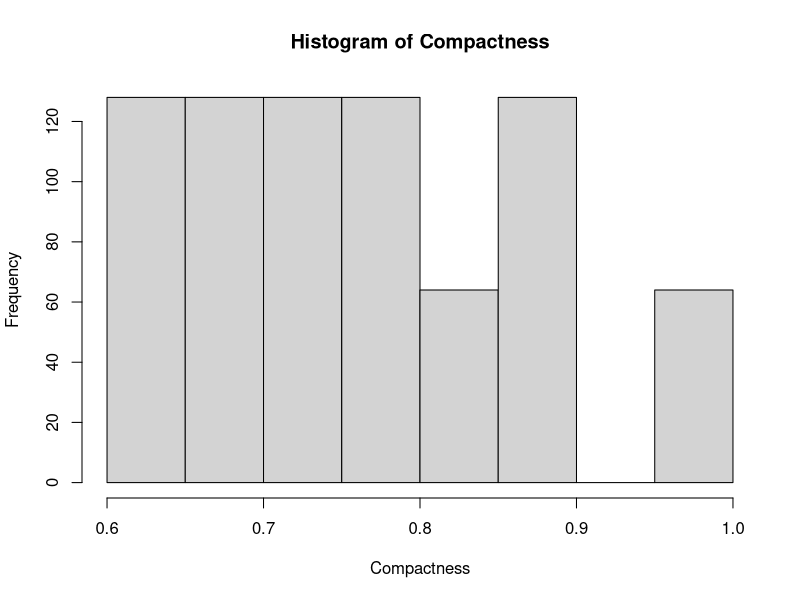
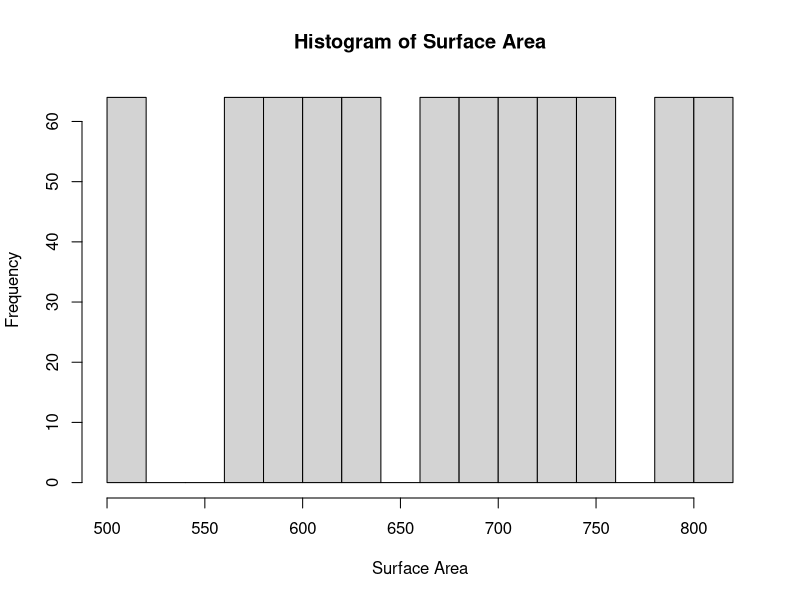
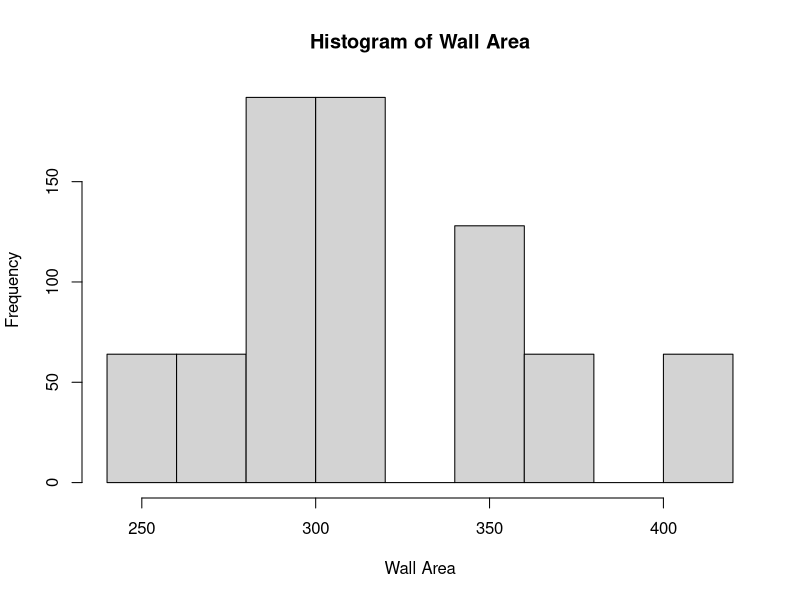
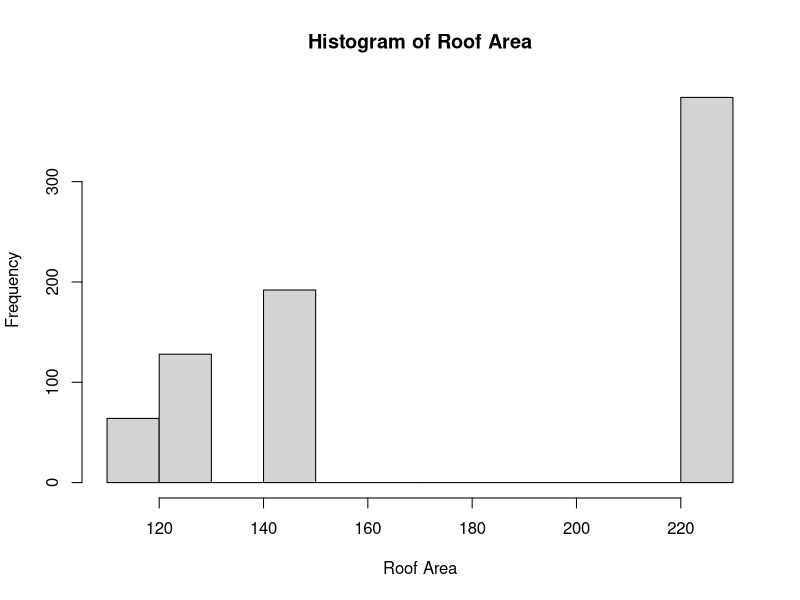
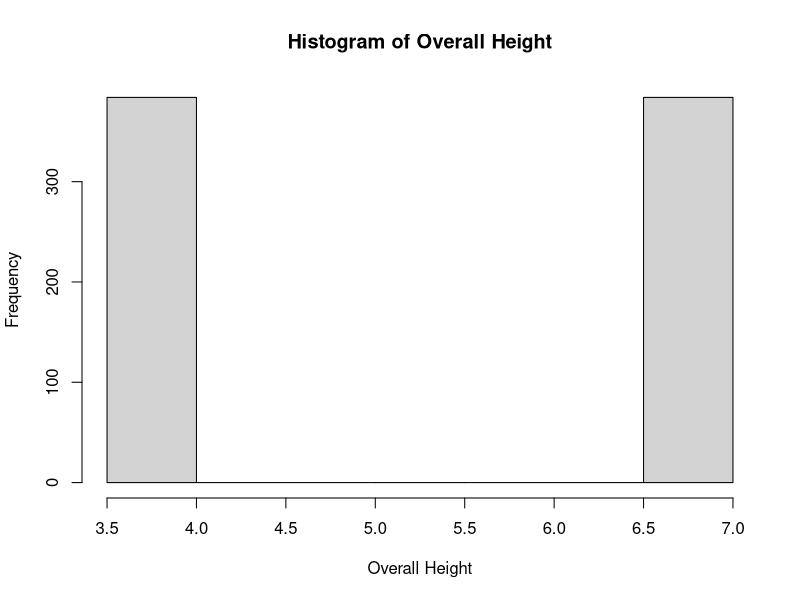
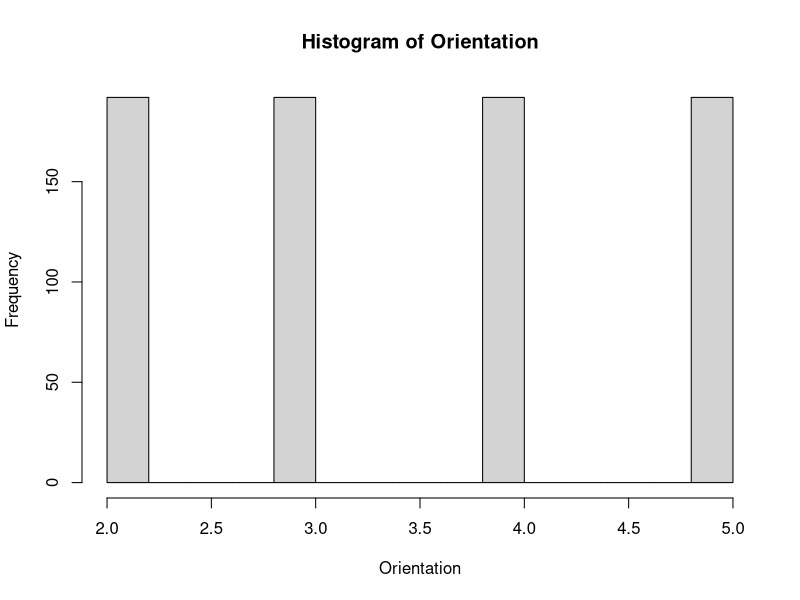
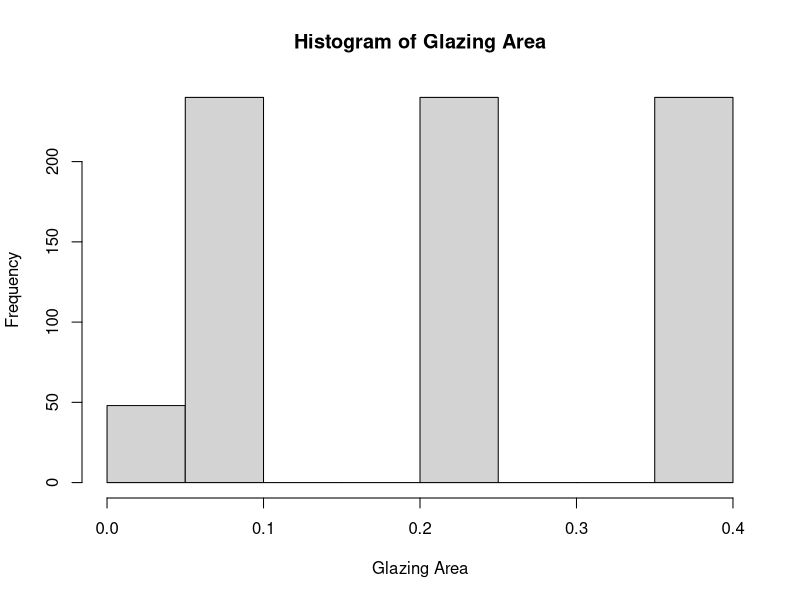
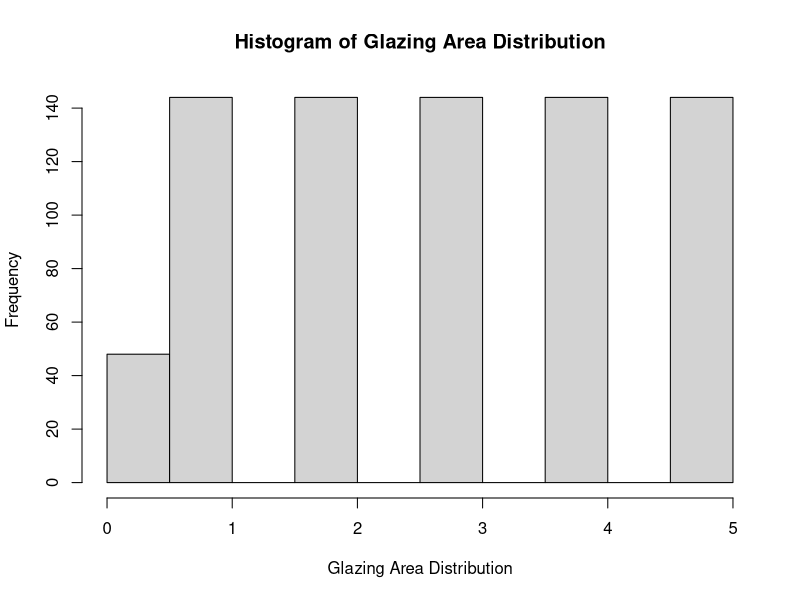

Source code (R) for these figures, in order:
# 1. Import data
library(readr)
setwd("C:/Users/ThinkPro/Documents/R/test") # Change working directory
heatdata <- read.csv("heat_data.csv", header = TRUE) # Read CSV file
View(heatdata) # View dataset

# 2. Data Cleaning - Remove missing values
is.na(heatdata) # Check missing values
heatdata <- na.omit(heatdata) # Remove rows with NA
heatdata # Display cleaned data

# 3. Data Visualization

# (a) Variable assignment
X1 <- heatdata$X1 # compactness
X2 <- heatdata$X2 # surface area
X3 <- heatdata$X3 # wall area
X4 <- heatdata$X4 # roof area
X5 <- heatdata$X5 # overall height
X6 <- heatdata$X6 # orientation
X7 <- heatdata$X7 # glazing area
X8 <- heatdata$X8 # glazing area distribution
Y1 <- heatdata$Y1 # heating load
Y2 <- heatdata$Y2 # cooling load

# (b) Descriptive statistics
summary(data.frame(X1, X2, X3, X4, X5, X6, X7, X8, Y1, Y2)) # Summary statistics
data.frame(
  sd(X1), sd(X2), sd(X3), sd(X4), sd(X5), sd(X6), sd(X7), sd(X8), sd(Y1), sd(Y2)
) # Standard deviations

# Histograms for each variable
hist(X1, main = "Histogram of Compactness", xlab = "Compactness", ylab = "Frequency")
hist(X2, main = "Histogram of Surface Area", xlab = "Surface Area", ylab = "Frequency")
hist(X3, main = "Histogram of Wall Area", xlab = "Wall Area", ylab = "Frequency")
hist(X4, main = "Histogram of Roof Area", xlab = "Roof Area", ylab = "Frequency")
hist(X5, main = "Histogram of Overall Height", xlab = "Overall Height", ylab = "Frequency")
hist(X6, main = "Histogram of Orientation", xlab = "Orientation", ylab = "Frequency")
hist(X7, main = "Histogram of Glazing Area", xlab = "Glazing Area", ylab = "Frequency")
hist(X8, main = "Histogram of Glazing Area Distribution", xlab = "Glazing Area Distribution", ylab = "Frequency")
hist(Y1, main = "Histogram of Heating Load", xlab = "Heating Load", ylab = "Frequency")
hist(Y2, main = "Histogram of Cooling Load", xlab = "Cooling Load", ylab = "Frequency")

# 4. Linear Regression Model
analysis <- lm(Y1 ~ X1 + X2 + X3 + X4 + X5 + X6 + X7 + X8) # Fit model
anova(analysis) # ANOVA table
step(analysis, direction = "both") # Stepwise model selection

# 5. t-test to compare Y1 and Y2
t.test(Y1, Y2) # Two-sample t-test (different variance)
t.test(Y1, Y2, var.equal = TRUE) # Two-sample t-test (equal variance)
